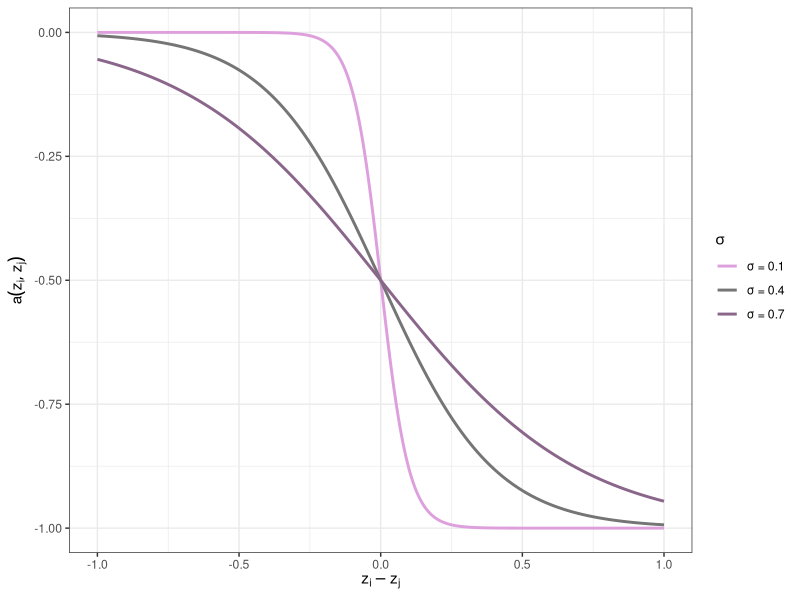

Write the R code that produced this figure.
library(ggplot2)

# Trait distance range
dz <- seq(-1, 1, length.out = 500)

# Define different competition widths
sigma_values <- c(0.1, 0.4, 0.7)

# Create table
df <- data.frame()

for (s in sigma_values) {
  a <- -(tanh((dz)/s) + 1)/2

  t <- data.frame(
    trait_distance = dz,
    competition = a,
    sigma = paste0("σ = ", s)
  )

  df <- rbind(df, t)
}

# Plot
ggplot(df, aes(x = trait_distance, y = competition, color = sigma)) +
  geom_line(linewidth = 1) +
  scale_color_manual(values = c(
    "σ = 0.1" = "plum",
    "σ = 0.4" = "grey46",
    "σ = 0.7" = "plum4")) +

  labs(x = expression(z[i] - z[j]), y = expression(a(z[i], z[j])), color = expression(sigma)) +
  theme_bw()
